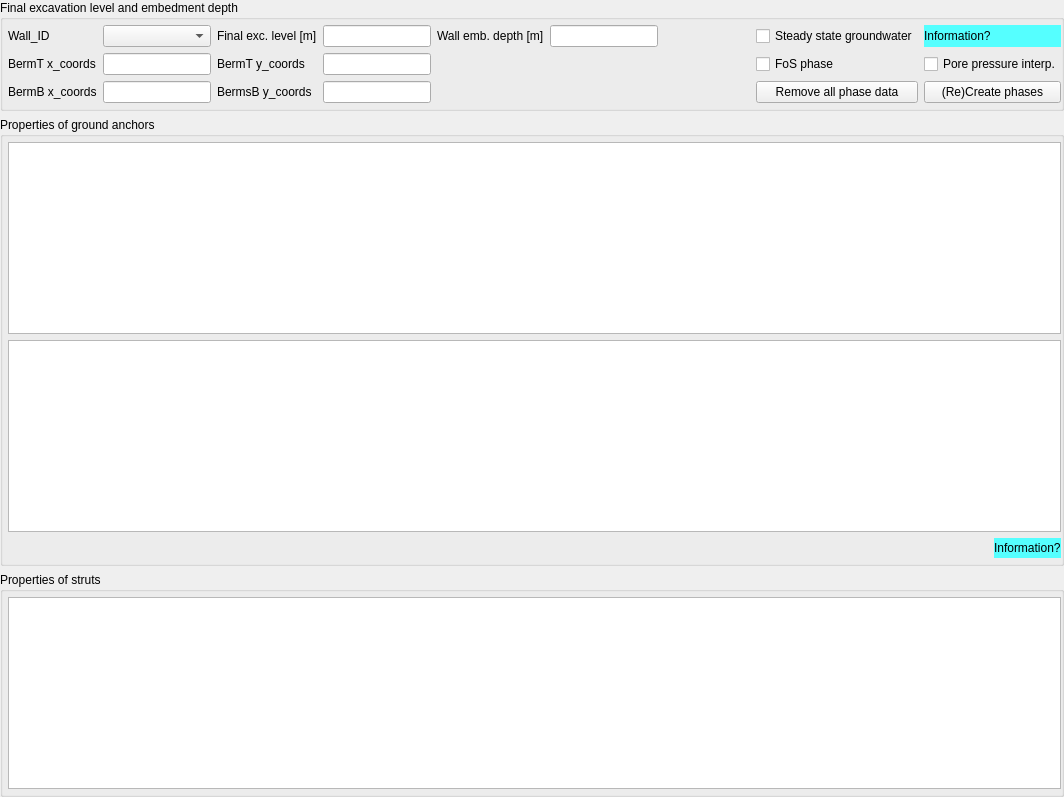
                   <widget class="QWidget" name="tab_15">
                    <attribute name="title">
                     <string>Settings</string>
                    </attribute>
                    <layout class="QVBoxLayout" name="verticalLayout_16">
                     <property name="leftMargin">
                      <number>0</number>
                     </property>
                     <property name="topMargin">
                      <number>0</number>
                     </property>
                     <property name="rightMargin">
                      <number>0</number>
                     </property>
                     <property name="bottomMargin">
                      <number>0</number>
                     </property>
                     <item>
                      <widget class="QGroupBox" name="groupBox_44">
                       <property name="title">
                        <string>Final excavation level and embedment depth</string>
                       </property>
                       <layout class="QGridLayout" name="gridLayout_50">
                        <property name="leftMargin">
                         <number>5</number>
                        </property>
                        <property name="topMargin">
                         <number>5</number>
                        </property>
                        <property name="rightMargin">
                         <number>0</number>
                        </property>
                        <property name="bottomMargin">
                         <number>5</number>
                        </property>
                        <item row="4" column="2">
                         <widget class="QLabel" name="label_110">
                          <property name="text">
                           <string>BermT y_coords</string>
                          </property>
                         </widget>
                        </item>
                        <item row="4" column="3">
                         <widget class="QLineEdit" name="lineEdit_64"/>
                        </item>
                        <item row="4" column="4" colspan="5">
                         <spacer name="horizontalSpacer_53">
                          <property name="orientation">
                           <enum>Qt::Horizontal</enum>
                          </property>
                          <property name="sizeHint" stdset="0">
                           <size>
                            <width>40</width>
                            <height>20</height>
                           </size>
                          </property>
                         </spacer>
                        </item>
                        <item row="2" column="3">
                         <widget class="QLineEdit" name="lineEdit_59"/>
                        </item>
                        <item row="4" column="0">
                         <widget class="QLabel" name="label_109">
                          <property name="text">
                           <string>BermT x_coords</string>
                          </property>
                         </widget>
                        </item>
                        <item row="2" column="6">
                         <spacer name="horizontalSpacer_51">
                          <property name="orientation">
                           <enum>Qt::Horizontal</enum>
                          </property>
                          <property name="sizeHint" stdset="0">
                           <size>
                            <width>40</width>
                            <height>20</height>
                           </size>
                          </property>
                         </spacer>
                        </item>
                        <item row="2" column="2">
                         <widget class="QLabel" name="label_104">
                          <property name="text">
                           <string>Final exc. level [m]</string>
                          </property>
                         </widget>
                        </item>
                        <item row="2" column="4">
                         <widget class="QLabel" name="label_106">
                          <property name="text">
                           <string>Wall emb. depth [m]</string>
                          </property>
                         </widget>
                        </item>
                        <item row="4" column="1">
                         <widget class="QLineEdit" name="lineEdit_63"/>
                        </item>
                        <item row="2" column="0">
                         <widget class="QLabel" name="label_105">
                          <property name="text">
                           <string>Wall_ID</string>
                          </property>
                         </widget>
                        </item>
                        <item row="2" column="1">
                         <widget class="QComboBox" name="comboBox_36"/>
                        </item>
                        <item row="2" column="5">
                         <widget class="QLineEdit" name="lineEdit_60"/>
                        </item>
                        <item row="5" column="0">
                         <widget class="QLabel" name="label_55">
                          <property name="text">
                           <string>BermB x_coords</string>
                          </property>
                         </widget>
                        </item>
                        <item row="5" column="1">
                         <widget class="QLineEdit" name="lineEdit_12"/>
                        </item>
                        <item row="5" column="3">
                         <widget class="QLineEdit" name="lineEdit_90"/>
                        </item>
                        <item row="5" column="2">
                         <widget class="QLabel" name="label_164">
                          <property name="text">
                           <string>BermsB y_coords</string>
                          </property>
                         </widget>
                        </item>
                        <item row="5" column="4" colspan="6">
                         <spacer name="horizontalSpacer_35">
                          <property name="orientation">
                           <enum>Qt::Horizontal</enum>
                          </property>
                          <property name="sizeHint" stdset="0">
                           <size>
                            <width>40</width>
                            <height>20</height>
                           </size>
                          </property>
                         </spacer>
                        </item>
                        <item row="5" column="10">
                         <widget class="QPushButton" name="pushButton_102">
                          <property name="text">
                           <string>Remove all phase data</string>
                          </property>
                         </widget>
                        </item>
                        <item row="5" column="11">
                         <widget class="QPushButton" name="pushButton_101">
                          <property name="text">
                           <string>(Re)Create phases</string>
                          </property>
                         </widget>
                        </item>
                        <item row="4" column="10">
                         <widget class="QCheckBox" name="checkBox_10">
                          <property name="text">
                           <string>FoS phase</string>
                          </property>
                         </widget>
                        </item>
                        <item row="4" column="11">
                         <widget class="QCheckBox" name="checkBox_9">
                          <property name="text">
                           <string>Pore pressure interp.</string>
                          </property>
                         </widget>
                        </item>
                        <item row="2" column="11">
                         <widget class="QLabel" name="label_144">
                          <property name="toolTip">
                           <string>&lt;html&gt;&lt;head/&gt;&lt;body&gt;&lt;p&gt;With the module &lt;span style=&quot; font-weight:600;&quot;&gt;Automated phases&lt;/span&gt;, all calculation phases are automatically created. Please set &lt;span style=&quot; font-weight:600;&quot;&gt;final excavation level&lt;/span&gt; and &lt;span style=&quot; font-weight:600;&quot;&gt;wall embedment depth&lt;/span&gt; as required parameters. A berm on top of the wall can be created by giving x and y coordinates of the berm.&lt;/p&gt;&lt;p&gt;Properties of the support structures can be changed on the fly after the calculation phases are created. Please create the phases again after properties of the support structures are updated.&lt;/p&gt;&lt;p&gt;In the tab &lt;span style=&quot; font-weight:600;&quot;&gt;Generated phases&lt;/span&gt;, additional system parameters such as anchor locking force &lt;span style=&quot; font-weight:600;&quot;&gt;F_prestress&lt;/span&gt; and offset from support structure position to the intermediate excavation level &lt;span style=&quot; font-weight:600;&quot;&gt;delta_support_excavation&lt;/span&gt; and offset for dewatering level &lt;span style=&quot; font-weight:600;&quot;&gt;delta_excavation-water&lt;/span&gt; can be changed. Please also create the phases again after you change these properties.&lt;/p&gt;&lt;/body&gt;&lt;/html&gt;</string>
                          </property>
                          <property name="styleSheet">
                           <string notr="true">background-color: rgb(85, 255, 255);</string>
                          </property>
                          <property name="text">
                           <string>Information?</string>
                          </property>
                         </widget>
                        </item>
                        <item row="2" column="7" colspan="3">
                         <spacer name="horizontalSpacer_50">
                          <property name="orientation">
                           <enum>Qt::Horizontal</enum>
                          </property>
                          <property name="sizeHint" stdset="0">
                           <size>
                            <width>40</width>
                            <height>20</height>
                           </size>
                          </property>
                         </spacer>
                        </item>
                        <item row="2" column="10">
                         <widget class="QCheckBox" name="checkBox_20">
                          <property name="text">
                           <string>Steady state groundwater</string>
                          </property>
                         </widget>
                        </item>
                       </layout>
                      </widget>
                     </item>
                     <item>
                      <widget class="QGroupBox" name="groupBox_46">
                       <property name="title">
                        <string>Properties of ground anchors</string>
                       </property>
                       <layout class="QGridLayout" name="gridLayout_51">
                        <property name="leftMargin">
                         <number>5</number>
                        </property>
                        <property name="topMargin">
                         <number>5</number>
                        </property>
                        <property name="rightMargin">
                         <number>0</number>
                        </property>
                        <property name="bottomMargin">
                         <number>5</number>
                        </property>
                        <item row="2" column="1">
                         <widget class="QLabel" name="label_141">
                          <property name="toolTip">
                           <string>&lt;html&gt;&lt;head/&gt;&lt;body&gt;&lt;p&gt;The soil layer dependent skin resistance for grout bodies is applied for &lt;span style=&quot; font-weight:600;&quot;&gt;Multi-linear&lt;/span&gt; resistance grout type only. For &lt;span style=&quot; font-weight:600;&quot;&gt;Multi-linear&lt;/span&gt; grout resistance, the resistance values are automatically assigned using values from the soil layer dependent resistance table. This assignment is updated when position of the grout body is changed, for example, during random data generation or design optimization.&lt;/p&gt;&lt;p&gt;For &lt;span style=&quot; font-weight:600;&quot;&gt;Linear&lt;/span&gt; resistance grout type, the resitance values 'Tstart' and 'Tend' are used.&lt;/p&gt;&lt;/body&gt;&lt;/html&gt;</string>
                          </property>
                          <property name="styleSheet">
                           <string notr="true">background-color: rgb(85, 255, 255);</string>
                          </property>
                          <property name="text">
                           <string>Information?</string>
                          </property>
                         </widget>
                        </item>
                        <item row="2" column="0">
                         <spacer name="horizontalSpacer_71">
                          <property name="orientation">
                           <enum>Qt::Horizontal</enum>
                          </property>
                          <property name="sizeHint" stdset="0">
                           <size>
                            <width>40</width>
                            <height>20</height>
                           </size>
                          </property>
                         </spacer>
                        </item>
                        <item row="0" column="0" colspan="2">
                         <widget class="QTableWidget" name="tableWidget_18"/>
                        </item>
                        <item row="1" column="0" colspan="2">
                         <widget class="QTableWidget" name="tableWidget_19"/>
                        </item>
                       </layout>
                      </widget>
                     </item>
                     <item>
                      <widget class="QGroupBox" name="groupBox_48">
                       <property name="title">
                        <string>Properties of struts</string>
                       </property>
                       <layout class="QGridLayout" name="gridLayout_53">
                        <property name="leftMargin">
                         <number>5</number>
                        </property>
                        <property name="topMargin">
                         <number>5</number>
                        </property>
                        <property name="rightMargin">
                         <number>0</number>
                        </property>
                        <property name="bottomMargin">
                         <number>5</number>
                        </property>
                        <item row="0" column="0">
                         <widget class="QTableWidget" name="tableWidget_20"/>
                        </item>
                       </layout>
                      </widget>
                     </item>
                    </layout>
                   </widget>
